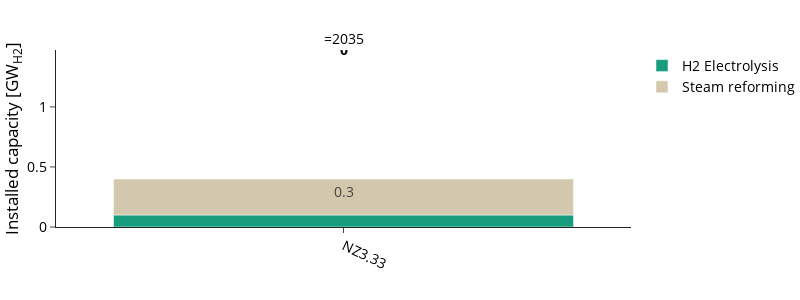

The notebook cell saved with this chart:
### Markdown cell above
### Hydrogen Installed Capacity

### Code cell
plot_config['chart_config'] = yaml_config['charts']['hydrogen_capacity']

fig, df = plot_capacity(
    carrier="H2",
    capacity_dict=optimal_capacity_dict,
    config=plot_config,
    rename_function=rename_h2,
    save_dir=SDIR
)

fig.show()

### Figure 1 — Plotly figure (JSON) as saved in the notebook; plotly's stock layout.template omitted (floating-point values rounded to 4 significant figures)
{"data": [{"hovertemplate": "=%{x}<br>Installed capacity [GW<sub>H2</sub>]=%{text}<extra></extra>", "legendgroup": "H2 Electrolysis", "marker": {"color": "#179c7d", "pattern": {"shape": ""}}, "name": "H2 Electrolysis", "orientation": "v", "showlegend": true, "text": [0.1], "textangle": 0, "textposition": "inside", "texttemplate": "%{y:.1f}", "type": "bar", "x": ["NZ3.33"], "xaxis": "x", "y": [0.1], "yaxis": "y"}, {"hovertemplate": "=%{x}<br>Installed capacity [GW<sub>H2</sub>]=%{text}<extra></extra>", "legendgroup": "Steam reforming", "marker": {"color": "#d3c7ae", "pattern": {"shape": ""}}, "name": "Steam reforming", "orientation": "v", "showlegend": true, "text": [0.3], "textangle": 0, "textposition": "inside", "texttemplate": "%{y:.1f}", "type": "bar", "x": ["NZ3.33"], "xaxis": "x", "y": [0.3], "yaxis": "y"}, {"hoverinfo": "skip", "mode": "text", "showlegend": false, "text": ["0"], "textfont": {"color": "black", "size": 14, "weight": "bold"}, "textposition": "top center", "type": "scatter", "x": ["NZ3.33"], "xaxis": "x", "y": [1.4], "yaxis": "y"}], "layout": {"annotations": [{"font": {}, "showarrow": false, "text": "=2035", "x": 0.5, "xanchor": "center", "xref": "paper", "y": 1, "yanchor": "bottom", "yref": "paper"}], "barmode": "relative", "height": 300, "legend": {"title": {"text": ""}, "tracegroupgap": 0, "traceorder": "normal"}, "width": 800, "xaxis": {"anchor": "y", "categoryarray": [], "categoryorder": "array", "domain": [0, 1], "tickangle": 25, "title": {"text": ""}}, "yaxis": {"anchor": "x", "domain": [0, 1], "title": {"text": "Installed capacity [GW<sub>H2</sub>]"}}}}
